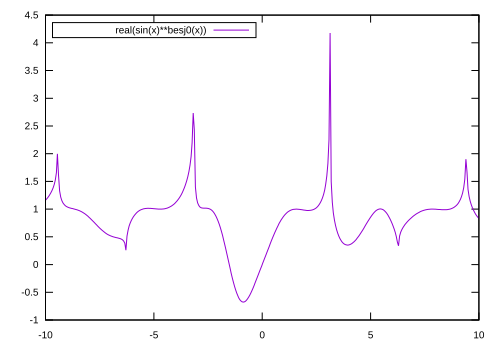

Here is the gnuplot script that generated this plot:
set terminal svg \
    font "arial,10" fontscale 1.0 size 500, 350
set key inside left top vertical Right \
    noreverse enhanced autotitles box linetype -1 linewidth 1.000
set samples 400, 400
plot [-10:10] real(sin(x)**besj0(x))
